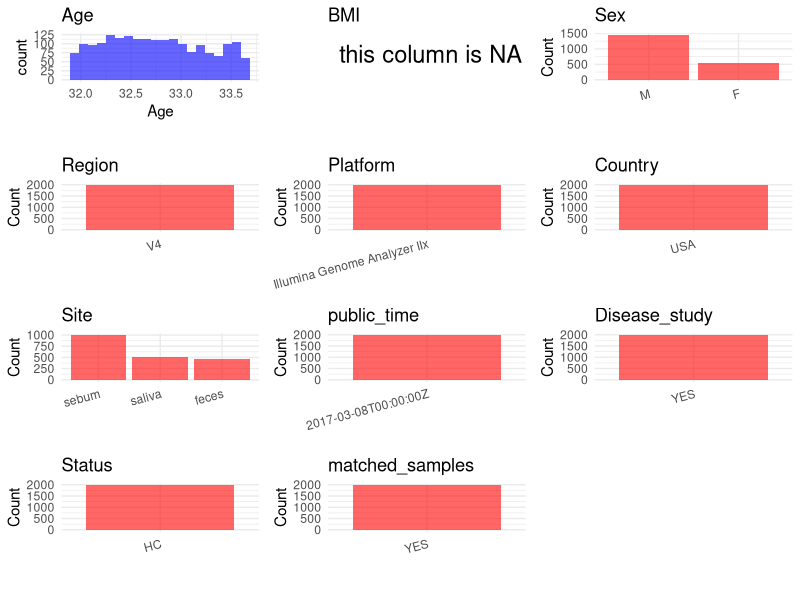

Generate this figure with R: (Note: this script raises an error after producing the figure.)
## ---- chunk 1
# Load necessary libraries
library(dplyr)
library(ggplot2)
library(cowplot)
library(readxl)

# Set working directory (update this path to your local directory)
setwd("D:/oral_project/PRJEB19825")

# Read the initial metadata files
initial_meta<-read.csv("SraRunTable.csv",header = T)

# Combine the two metadata files
#meta <- rbind(initial_meta, initial_meta1)

#Remove entries non-oral samples
#initial_meta <- subset(initial_meta,isolate %in% c("saliva","tongue coat"))

# Check the number of samples containing "HT" in Sample.Name (e.g., healthy controls)
#nrow(subset(meta, grepl("HT", Sample.Name)))

# Display the first few rows of the metadata
head(initial_meta)
## ---- chunk 2
# Create a uniform metadata dataframe
metadata <- data.frame(
  BioProject = initial_meta$BioProject,
  Run = initial_meta$Run,
  sample_name = initial_meta$host_subject_id,
  Age = initial_meta$AGE,
  BMI = NA,
  Sex = initial_meta$sex,
  Region = initial_meta$target_subfragment..exp.,
  Platform = initial_meta$Instrument,
  Country = initial_meta$geo_loc_name_country,
  Site = initial_meta$env_material,
  public_time = initial_meta$ReleaseDate,
  PCR_primers = initial_meta$pcr_primers..exp.,
  stringsAsFactors = FALSE
)
## ---- chunk 3
metadata <- metadata %>%
  mutate(Sex = recode(Sex, "female" = "F", "male" = "M"))
## ---- chunk 4
# Add information obtained from the publication
metadata$title <- "Moving pictures of the human microbiome"
metadata$Disease_study <- "YES"
# Assign disease status based on sample_name patterns
metadata$Status <- "HC"
#get subjects id with Saliva available
keep_subjects<-subset(metadata,Site %in% "saliva")
#remove subjects without Saliva samples
metadata<-subset(metadata,sample_name %in% keep_subjects$sample_name)

#get subjects sampling counts
sample_counts <- table(metadata$sample_name)
# Create matched_samples column, any subjects have >=2 samples will be label "YES", otherwise "NO"
metadata$matched_samples <- ifelse(metadata$sample_name %in% names(sample_counts[sample_counts >= 2]), "YES", "NO")

## ---- chunk 5
# Check the number of unique runs and sample names
print(paste("Number of unique runs:", length(unique(metadata$Run))))
print(paste("Number of unique sample names:", length(unique(metadata$sample_name))))
## ---- chunk 6
# Select columns for visualization
plot_data <- metadata %>%
  select(-BioProject, -Run, -sample_name, -title)

# Function to create simple plots for each column
create_simple_plots <- function(data) {
  plots <- list()
  
  for (col in colnames(data)) {
    # Check if the column is all NA
    if (all(is.na(data[[col]]))) {
      # Create an empty plot with text indicating all NA
      p <- ggplot() +
        annotate("text", x = 0.5, y = 0.5, label = "this column is NA", size = 6) +
        labs(title = col) +
        theme_void()
    } else if (is.numeric(data[[col]])) {
      # Numeric variable: histogram
      p <- ggplot(data, aes(x = .data[[col]])) +
        geom_histogram(fill = "blue", alpha = 0.6, bins = 20, na.rm = TRUE) +
        labs(title = col) +
        theme_minimal()
    } else {
      # Categorical variable: bar plot (remove NA values)
      count_data <- as.data.frame(table(data[[col]], useNA = "ifany"))
      p <- ggplot(count_data, aes(x = reorder(Var1, -Freq), y = Freq)) +
        geom_col(fill = "red", alpha = 0.6) +
        labs(title = col, x = NULL, y = "Count") +
        theme_minimal() +
        theme(axis.text.x = element_text(angle = 15, hjust = 1))
    }
    plots[[col]] <- p
  }
  
  return(plots)
}

# Generate and arrange plots
plots <- create_simple_plots(plot_data)
p<-plot_grid(plots$Age, 
          plots$BMI, 
          plots$Sex, 
          plots$Region, 
          plots$Platform, 
          plots$Country, 
          plots$Site,
          plots$public_time, 
          plots$Disease_study,
          plots$Status,
          plots$matched_samples,# add 
          ncol = 3, align = "hv", axis = "lb")
ggsave("Metadata_Summary.png", plot = p, width = 8, height = 6, dpi = 150)
## ---- chunk 7
knitr::include_graphics("Metadata_Summary.png")
## ---- chunk 8
# Reorder columns to match the desired format
metadata <- metadata[, c(
  "BioProject", "Run", "sample_name", "Age", "BMI", "Sex", 
  "Region", "Platform", "Country", "Site", "public_time", 
  "PCR_primers", "title", "Disease_study", "Status","matched_samples"
)]

# Export the uniform metadata to a CSV file
write.csv(metadata, file = "metadata.csv", quote = FALSE)
head(metadata)
